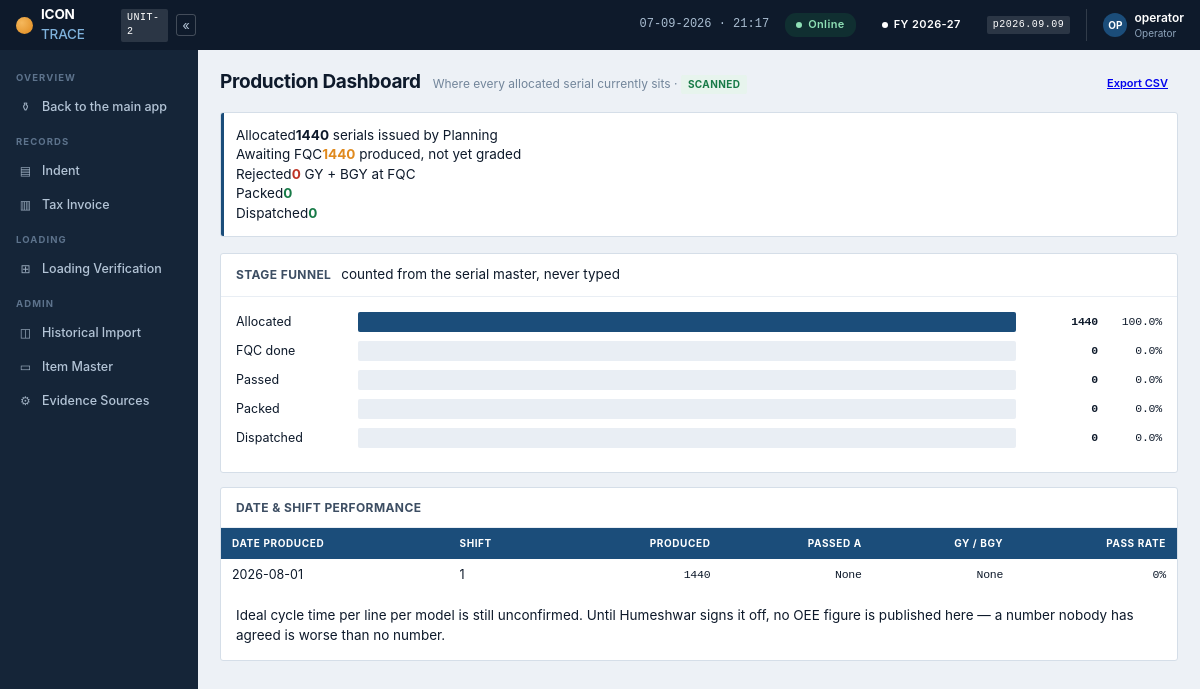
/dashboard, run on the app's committed database.
### tables this page shows
CREATE TABLE serial (
  serial         TEXT NOT NULL,
  build_instance INTEGER    NOT NULL DEFAULT 1,
  alloc_id       INTEGER      NULL,
  indent_line_id INTEGER      NULL,
  model          TEXT NOT NULL,
  wattage        INT         NOT NULL,
  customer       TEXT NULL,
  dcr            TEXT NULL,
  format_version INTEGER     NOT NULL,
  date_produced  TEXT        NOT NULL,
  shift          INTEGER     NOT NULL,
  sequence       INT         NOT NULL,
  grade          TEXT NULL,
  state          TEXT
                 NOT NULL DEFAULT 'planned',
  PRIMARY KEY (serial, build_instance)

);

### app.py (the view)
@app.route("/dashboard")
def proddash():
    with db.conn() as (cx, cur):
        f = db.production_funnel(cur)
        shifts = db.shift_performance(cur)
    return render_template("proddash.html", f=f, shifts=shifts)

### app.py (called while the page is built)
def build_id():
    h = hashlib.sha256()
    for name in BUILD_FILES:
        for folder in (BASE, os.path.join(BASE, "static"),
                       os.path.join(BASE, "templates")):
            p = os.path.join(folder, name)
            if os.path.exists(p):
                h.update(str(os.path.getmtime(p)).encode())
                h.update(str(os.path.getsize(p)).encode())
                break
    return h.hexdigest()[:10]

@app.after_request
def no_store(resp):
    ct = resp.headers.get("Content-Type", "")
    if "text/html" in ct or "application/json" in ct:
        resp.headers["Cache-Control"] = "no-store, no-cache, must-revalidate, max-age=0"
        resp.headers["Pragma"] = "no-cache"
        resp.headers["Expires"] = "0"
        resp.headers["X-Icon-Build"] = build_id()
    return resp

def actor():
    return session.get("user", "operator")

@app.context_processor
def globals_():
    return {
        "db_mode": "MySQL" if db.available() else "DEMO — nothing is saved",
        "db_live": db.available(),
        "today": datetime.date.today(),
        "fy_label": db.fy_label(db.fin_year()),
        "user": actor(),
        "parser_version": invparse.__version__,
        "now": datetime.datetime.now().strftime("%d-%m-%Y  ·  %H:%M"),
        "cfg_unit": "2",
        "build": build_id(),
    }

### db.py (called while the page is built, shortened)
def available():
    return True

def fin_year(d=None):
    d = d or datetime.date.today()
    return d.year if d.month >= 4 else d.year - 1

def fy_label(fy):
    return "%d-%02d" % (fy, (fy + 1) % 100)

def shift_performance(cur):
    cur.execute(
        "SELECT date_produced AS date, shift, COUNT(*) produced, "
        "SUM(grade='A') passed, SUM(grade IN ('GY','BGY')) rejected "
        "FROM serial GROUP BY date_produced, shift "
        "ORDER BY date_produced DESC, shift DESC LIMIT 12")
    return cur.fetchall()

### store.py (called while the page is built, shortened)
def _row_factory(cursor, row):
    return {d[0]: row[i] for i, d in enumerate(cursor.description)}

def ensure():
    global _ready
    if _ready and os.path.exists(DB_PATH):
        return

    def execute(self, sql, args=()):
        self._c.execute(sql.replace("%s", "?"), tuple(args))
        return self

    def fetchall(self):
        return self._c.fetchall()

    def __exit__(self, exc_type, exc, tb):
        try:
            if exc_type:
                self.cx.rollback()
            else:
                self.cx.commit()
        finally:
            self.cx.close()
        return False

### templates/proddash.html (shortened to what this page needs)
{% extends "base.html" %}{% set nav='proddash' %}
{% block body %}
<div class="pg"><h2>Production Dashboard</h2>
  <p>Where every allocated serial currently sits · <span class="tag t-pass">scanned</span></p>
  <div class="pg-act"><a class="btn btn-sm" href="{{ url_for('export_csv', what='serials') }}">Export CSV</a></div>
</div>
<div class="kpi" style="margin-bottom:16px">
  <div><span>Allocated</span><b>{{ f.allocated }}</b>
    <span class="hint">serials issued by Planning</span></div>
  <div><span>Awaiting FQC</span><b style="color:var(--solar)">{{ f.planned }}</b>
    <span class="hint">produced, not yet graded</span></div>
  <div><span>Rejected</span><b style="color:var(--fail)">{{ f.rejected }}</b>
    <span class="hint">GY + BGY at FQC</span></div>
  <div><span>Packed</span><b style="color:var(--pass)">{{ f.packed }}</b></div>
  <div><span>Dispatched</span><b style="color:var(--pass)">{{ f.dispatched }}</b></div>
</div>
<div class="card"><div class="card-h"><h3>Stage funnel</h3>
  <span class="sp hint">counted from the serial master, never typed</span></div>
<div class="card-b">
{% for name, n, pc in f.stages %}
  <div style="display:flex;align-items:center;gap:12px;margin-bottom:9px">
    <div style="width:110px;font-size:12.5px">{{ name }}</div>
    <div style="flex:1;background:var(--line2);border-radius:2px;height:20px">
      <div style="width:{{ pc }}%;height:100%;border-radius:2px;
           background:{{ 'var(--brand)' if loop.index0 < 3 else 'var(--pass)' }}"></div></div>
    <div class="mono" style="width:70px;text-align:right"><b>{{ n }}</b></div>
    <div class="hint mono" style="width:52px;text-align:right">{{ pc }}%</div>
  </div>
{% endfor %}
</div></div>
<div class="card"><div class="card-h"><h3>Date &amp; shift performance</h3></div>
{% if shifts %}<table>
<thead><tr><th>Date produced</th><th>Shift</th><th style="text-align:right">Produced</th>
<th style="text-align:right">Passed A</th><th style="text-align:right">GY / BGY</th>
<th style="text-align:right">Pass rate</th></tr></thead><tbody>
{% for r in shifts %}<tr><td>{{ r.date }}</td><td>{{ r.shift }}</td>
  <td style="text-align:right" class="mono">{{ r.produced }}</td>
  <td style="text-align:right" class="mono">{{ r.passed }}</td>
  <td style="text-align:right" class="mono" style="color:var(--fail)">{{ r.rejected }}</td>
  <td style="text-align:right" class="mono">
    {{ ((r.passed or 0) * 100 // (r.produced or 1)) }}%</td></tr>{% endfor %}
</tbody></table>{% else %}<div class="card-b hint">No production yet.</div>{% endif %}
<div class="card-b hint">Ideal cycle time per line per model is still unconfirmed.
Until Humeshwar signs it off, no OEE figure is published here — a number nobody
has agreed is worse than no number.</div></div>
{% endblock %}

### data on the page
serial: date "2026-08-01", shift "1", produced "1440", passed "None", rejected "None", ((r.passedor0)*100//(r.producedor1)) "0"

### other printed values
{{ cfg_unit }} "2"
{{ fy_label }} "2026-27"
{{ parser_version }} "2026.09.09"
{{ user[:2] | upper }} "OP"
{{ user }} "operator"
{{ f.allocated }} "1440"
{{ f.planned }} "1440"
{{ f.rejected }} "0"
{{ f.packed }} "0"
{{ f.dispatched }} "0"
{{ name }} "Allocated" "FQC done" "Passed" "Packed" "Dispatched"
{{ n }} "1440" "0" "0" "0" "0"
{{ pc }} "100.0" "0.0" "0.0" "0.0" "0.0"
